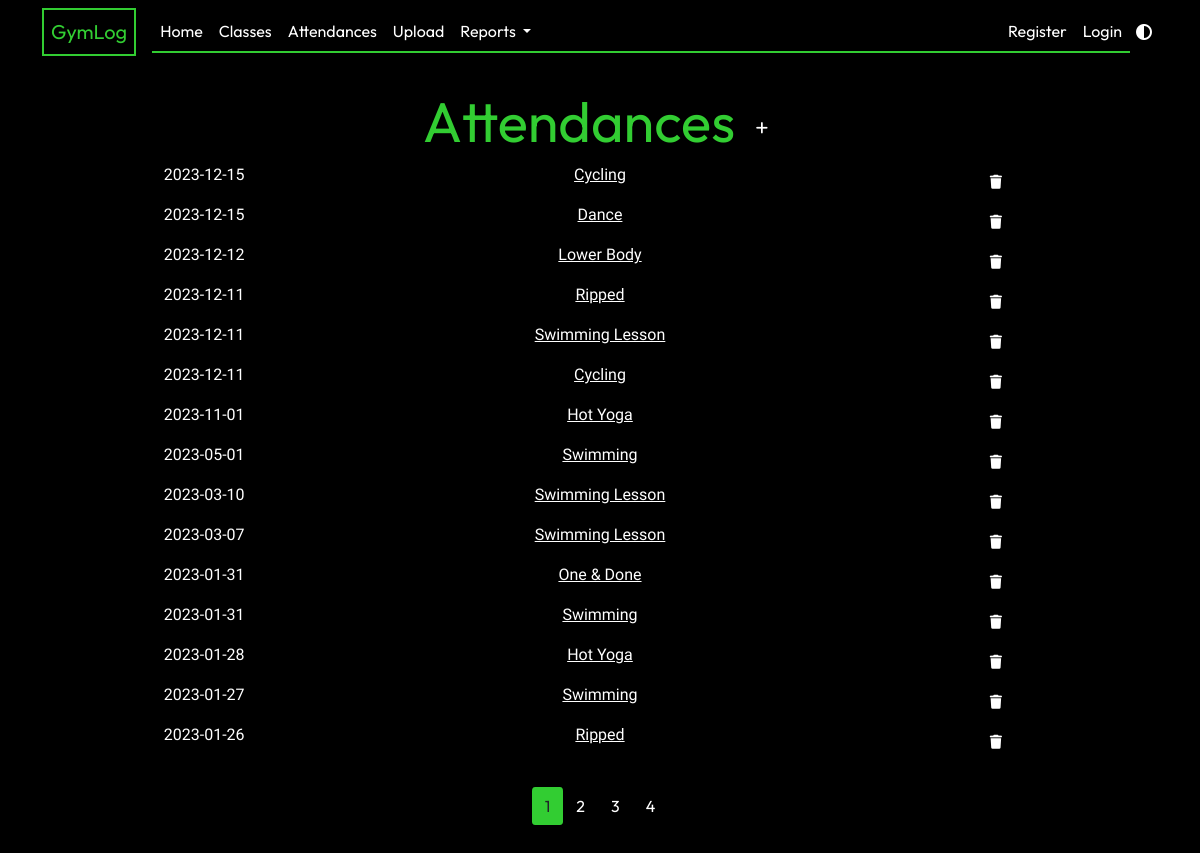
/attendances, run on an earlier commit of the app's database.
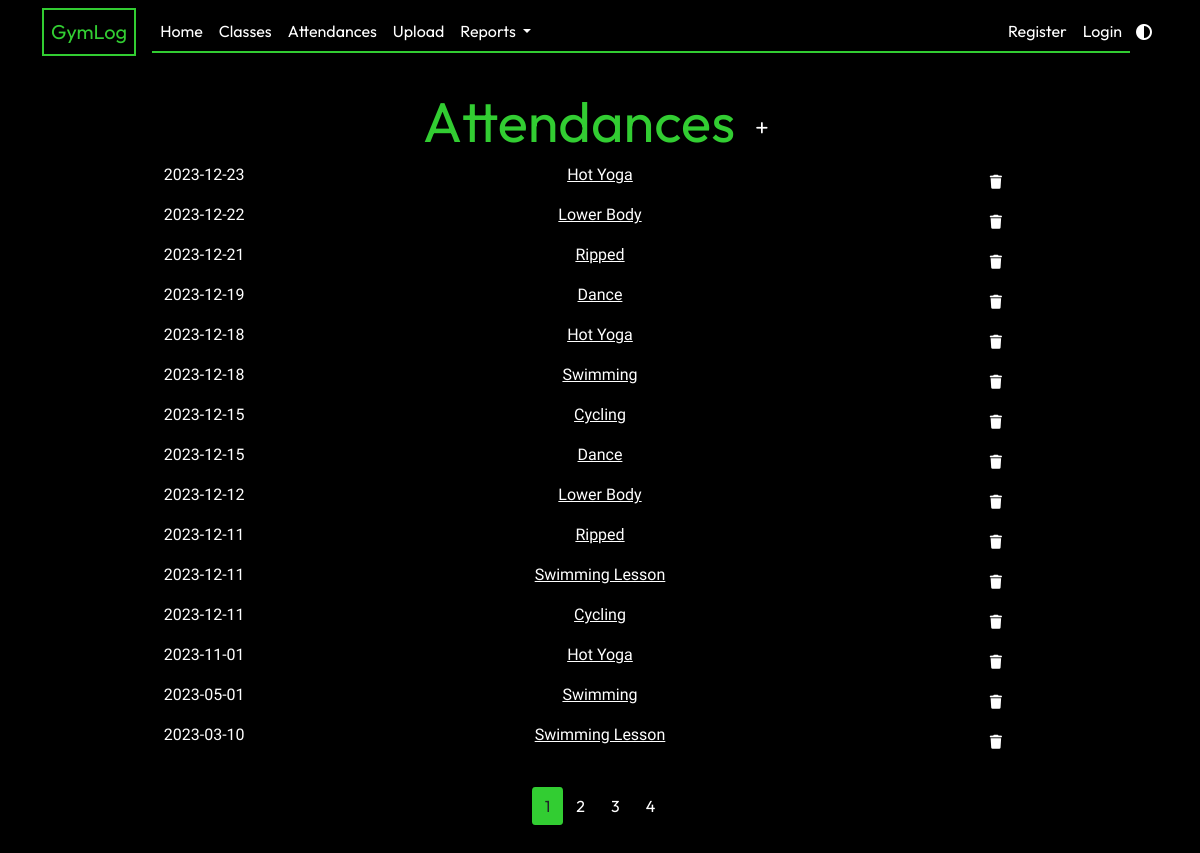
And on a later commit of the database.
### app/models.py (models this page shows, shortened)
class Attendance(db.Model):
    id = db.Column(db.Integer, primary_key=True)
    class_id = db.Column(db.Integer, db.ForeignKey("gym_class.id"), nullable=False)
    date_attended = db.Column(db.Date, nullable=False, default=date.today)

class GymClass(db.Model):
    id = db.Column(db.Integer, primary_key=True)
    name = db.Column(db.String(20), unique=True, nullable=False)
    class_type = db.Column(db.String(3), default="Workout")
    attendance_list = db.relationship("Attendance", backref="class_taken", lazy=True)

### app/attendances/routes.py (the view)
@attendances.route("/attendances")
def show_attendances():
    page = request.args.get("page", 1, type=int)
    attendance_list = Attendance.query.order_by(
        Attendance.date_attended.desc()
    ).paginate(page=page, per_page=15)
    return render_template(
        "attendances.html", title="Attendances", attendance_list=attendance_list
    )

### app/templates/attendances.html (shortened to what this page needs)
{% extends "layout.html" %} {% block content %}
<div class="text-center mt-2">
  <h1 class="display-4">
    Attendances
    <a
      href="{{ url_for('attendances.new_attendance') }}"
      class="btn btn-sm btn-add"
      ><i class="fa-solid fa-plus"></i
    ></a>
  </h1>
</div>
<div class="row text-center">
  {% for a in attendance_list %}
  <div class="col-2">
    <p>{{ a.date_attended.strftime('%Y-%m-%d') }}</p>
  </div>
  <div class="col-8">
    <p>
      <a
        class="class-link"
        href="{{ url_for('classes.show_class', class_id=a.class_id) }}"
        >{{ a.class_taken.name }}</a
      >
    </p>
  </div>
  <div class="col-2">
    <button
      type="button"
      class="btn btn-other btn-sm m-1"
      data-bs-toggle="modal"
      data-bs-target="#deleteModal">
      <i class="fa-solid fa-trash"></i>
    </button>
  </div>
  {% endfor %}
</div>
<nav class="mt-4">
  <ul class="pagination justify-content-center">
    {% for page_num in attendance_list.iter_pages(left_edge=1, right_edge=1,
    left_current=1, right_current=2) %} {% if page_num %} {% if
    attendance_list.page == page_num %}
    <li>
      <a
        class="btn btn-current mb-4"
        href="{{ url_for('attendances.show_attendances', page=page_num) }}"
        >{{ page_num }}</a
      >
    </li>
    {% else %}
    <li>
      <a
        class="btn btn-other mb-4"
        href="{{ url_for('attendances.show_attendances', page=page_num) }}"
        >{{ page_num }}</a
      >
    </li>
    {% endif %} {% else %} ... {% endif %} {% endfor %}
  </ul>
</nav>
{% endblock content %}

### app/templates/layout.html (shortened to what this page needs)
<!DOCTYPE html>
<html lang="en">
  <head>
    <link
      href="https://cdn.jsdelivr.net/npm/bootstrap@5.0.2/dist/css/bootstrap.min.css"
      rel="stylesheet"
 />
    <link
      rel="stylesheet"
      type="text/css"
      href="{{ url_for('static', filename='main.css')}}" />
  </head>
  <body>
    <header>
      <nav class="navbar navbar-expand-lg fixed-top">
        <div class="container">
          <a class="navbar-brand brand" href="{{ url_for('main.home') }}"
            >GymLog</a
          >
          <div class="collapse navbar-collapse" id="navbarSupportedContent">
            <ul class="navbar-nav me-auto mb-2 mb-lg-0">
              <li class="nav-item">
                <a
                  class="nav-link"
                  aria-current="page"
                  href="{{ url_for('main.home') }}"
                  >Home</a
                >
              </li>
              <li class="nav-item">
                <a
                  class="nav-link nav-text"
                  href="{{ url_for('classes.show_classes') }}"
                  >Classes</a
                >
              </li>
              <li class="nav-item">
                <a
                  class="nav-link"
                  href="{{ url_for('attendances.show_attendances') }}"
                  >Attendances</a
                >
              </li>
              <li class="nav-item">
                <a class="nav-link" href="{{ url_for('upload.upload_csv') }}"
                  >Upload</a
                >
              </li>
              <li class="nav-item dropdown">
                <a
                  class="nav-link dropdown-toggle"
                  href="#"
                  id="navbarDropdown"
                  role="button"
                  data-bs-toggle="dropdown"
                  aria-expanded="false">
                  Reports
                </a>
              </li>
            </ul>
            <ul class="navbar-nav ms-auto mb-2 mb-lg-0">
              {% if current_user.is_authenticated %}
              <li class="nav-item">
                <a class="nav-link" href="{{ url_for('users.account') }}"
                  >Account</a
                >
              </li>
              <li class="nav-item">
                <a class="nav-link" href="{{ url_for('users.logout') }}"
                  >Logout</a
                >
              </li>
              {% else %}
              <li class="nav-item">
                <a class="nav-link" href="{{ url_for('users.register') }}"
                  >Register</a
                >
              </li>
              <li class="nav-item">
                <a class="nav-link" href="{{ url_for('users.login') }}"
                  >Login</a
                >
              </li>
              {% endif %}
            </ul>
          </div>
          <button id="lightModeToggle">
            <i class="fa-solid fa-circle-half-stroke"></i>
          </button>
        </div>
      </nav>
    </header>
    <main role="main" class="container">
      <div class="row justify-content-center">
        <div class="col-md-10">
           {% block content %}{% endblock
          %}
        </div>
      </div>
    </main>
  </body>
</html>

### app/static/main.css (style rules this page uses)
:root { --primary-color: black; --secondary-color: white; --accent-color: #32cd32; --typewriter-speed: 2s; --typewriter-chars: 17; }
body { background-color: var(--primary-color); color: var(--secondary-color); margin: 0; min-height: 100vh; font-family: "Roboto"; }
h1, h2, h3, h4 { color: var(--accent-color); font-family: Outfit; }
nav { font-family: Outfit; }
header { height: 10vh; }
#lightModeToggle { cursor: pointer; border: none; color: var(--secondary-color); background-color: var(--primary-color); }
#navbarSupportedContent { border-bottom: 2px solid var(--accent-color); }
main { display: grid; }
.brand { color: var(--accent-color); border: 2px solid var(--accent-color); padding: 7px; }
.nav-link { color: var(--secondary-color); }
.btn-current { background-color: var(--accent-color); border-radius: 10% 10%; }
.btn-other { background-color: transparent; color: var(--secondary-color); }
.btn-add { background-color: transparent; color: var(--secondary-color); border-radius: 50%; }
.class-link { color: var(--secondary-color); }

What changed in the data, as far as the page shows it:
no longer on this page (row unchanged): Attendance: date_attended "2023-03-07", class_taken.name "Swimming Lesson"
no longer on this page (row unchanged): Attendance: date_attended "2023-01-31", class_taken.name "One & Done"
no longer on this page (row unchanged): Attendance: date_attended "2023-01-31", class_taken.name "Swimming"
no longer on this page (row unchanged): Attendance: date_attended "2023-01-28", class_taken.name "Hot Yoga"
no longer on this page (row unchanged): Attendance: date_attended "2023-01-27", class_taken.name "Swimming"
no longer on this page (row unchanged): Attendance: date_attended "2023-01-26", class_taken.name "Ripped"
added Attendance: date_attended "2023-12-23", class_taken.name "Hot Yoga"
added Attendance: date_attended "2023-12-22", class_taken.name "Lower Body"
added Attendance: date_attended "2023-12-21", class_taken.name "Ripped"
added Attendance: date_attended "2023-12-19", class_taken.name "Dance"
added Attendance: date_attended "2023-12-18", class_taken.name "Hot Yoga"
added Attendance: date_attended "2023-12-18", class_taken.name "Swimming"
